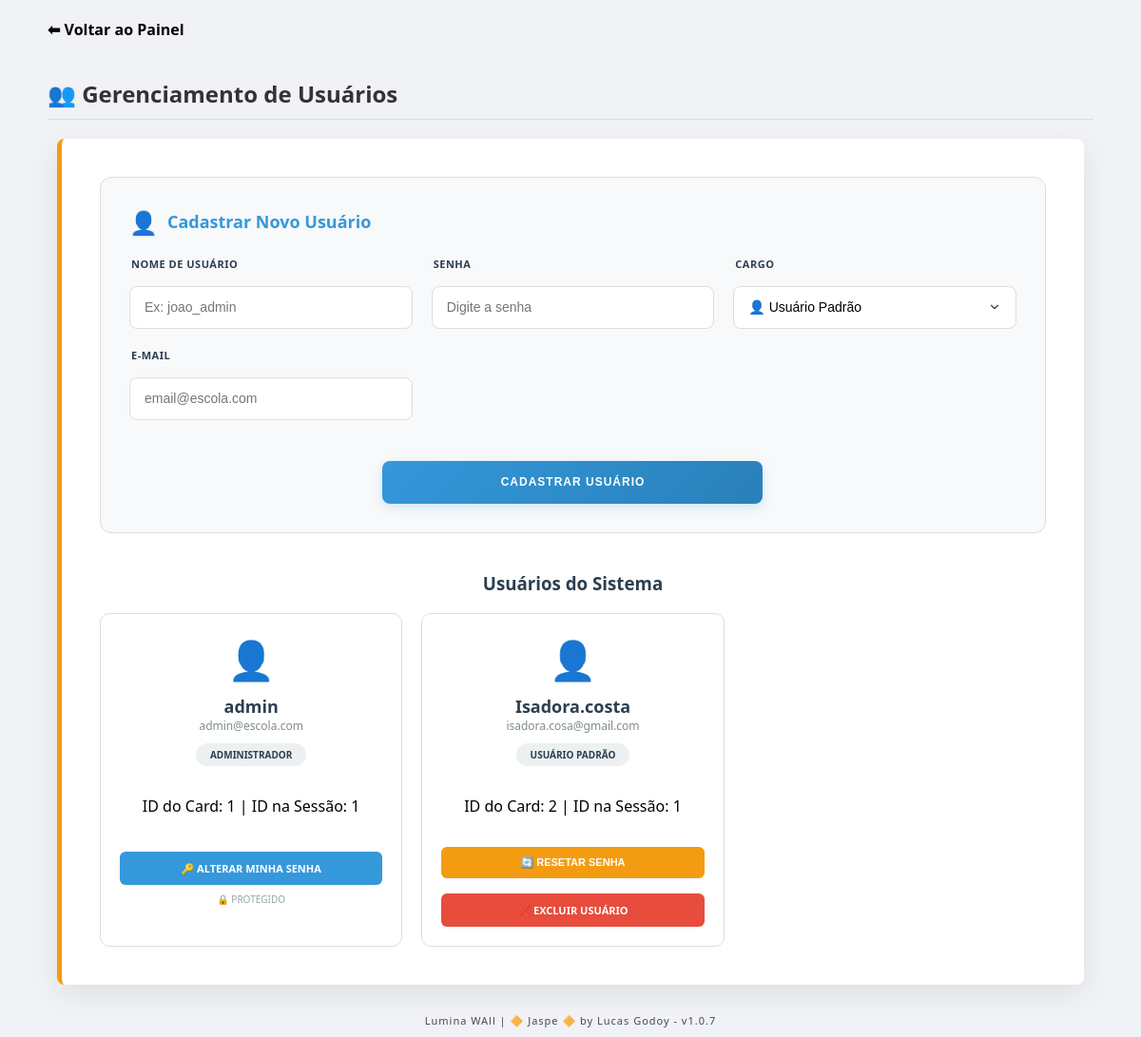
/usuarios (signed in), run on the app's committed database.
### tables this page shows
CREATE TABLE usuarios (
            id INTEGER PRIMARY KEY AUTOINCREMENT,
            username TEXT UNIQUE NOT NULL,
            password TEXT NOT NULL,
            role TEXT DEFAULT 'user',
            email TEXT,
            ip TEXT,
            user_agent TEXT,
            reset_prio INTEGER DEFAULT 0
        );

### app.py (the view, shortened to what this page needs)
@app.route('/usuarios', methods=['GET', 'POST'])
@admin_required
def gerenciar_usuarios():
    conn = get_db_connection()
    users = conn.execute('SELECT * FROM usuarios').fetchall()
    conn.close()
    return render_template('usuarios.html', usuarios=users)

### app.py (called while the page is built, shortened)
@app.context_processor
def inject_version():
    return dict(current_version=f"{EDITION} {VERSION}")

def get_db_connection():
    conn = sqlite3.connect(DB_PATH) # Usa o caminho fixo
    conn.row_factory = sqlite3.Row
    return conn

def admin_required(f):
    @functools.wraps(f)
    def decorated_function(*args, **kwargs):
        if not session.get("logged_in"):
            return redirect(url_for('login'))
        return f(*args, **kwargs)
    return decorated_function

### templates/usuarios.html (shortened to what this page needs)
<!DOCTYPE html>
<html lang="pt-br">
<head>
    <link rel="stylesheet" href="{{ url_for('static', filename='css/admin_style.css') }}">
</head>
<body>
<div class="body-title">
	<div class="container-title">
		<a href="/admin" class="voltar">⬅ Voltar ao Painel</a>
		<div>
			<h2-title>👥 Gerenciamento de Usuários</h2-title>
		</div>
	</div>
</div>
<div class="container" style="margin-top: 0px !important; border-left: 5px solid #f39c12;">
        <div class="upload-section">
            <div class="upload-header" style="margin-bottom: 20px; display: flex; align-items: center; gap: 10px;">
                <span style="font-size: 24px;">👤</span>
                <h3 style="margin: 0; color: var(--primary);">Cadastrar Novo Usuário</h3>
            </div>
            <form action="/usuarios" method="post" class="user-form-grid">
                <div class="form-group">
                    <label style="font-size: 11px; font-weight: 700; color: var(--secondary); text-transform: uppercase; margin-bottom: 8px; display: block;">Nome de Usuário</label>
                    <input type="text" name="username" placeholder="Ex: joao_admin" required>
                </div>
                <div class="form-group">
                    <label style="font-size: 11px; font-weight: 700; color: var(--secondary); text-transform: uppercase; margin-bottom: 8px; display: block;">Senha</label>
                    <input type="password" name="password" placeholder="Digite a senha" required>
                </div>
                <div class="form-group">
                    <label style="font-size: 11px; font-weight: 700; color: var(--secondary); text-transform: uppercase; margin-bottom: 8px; display: block;">Cargo</label>
                    <select name="role" required>
                        <option value="user">👤 Usuário Padrão</option>
                    </select>
                </div>
                <div class="form-group">
                    <label style="font-size: 11px; font-weight: 700; color: var(--secondary); text-transform: uppercase; margin-bottom: 8px; display: block;">E-mail</label>
                    <input type="email" name="email" placeholder="email@escola.com" required
                           style="width: 100%; height: 45px; border: 1.5px solid var(--border); border-radius: 8px; padding: 0 15px;">
                </div>
                <div class="full-width-btn">
                    <button type="submit" class="btn btn-primary">CADASTRAR USUÁRIO</button>
                </div>
            </form>
        </div>
        <h3 style="margin-top: 40px; color: var(--secondary); text-align: center;">Usuários do Sistema</h3>
        <div class="grid">
            {% for user in usuarios %}
            <div class="card" style="display: flex; flex-direction: column; align-items: center; text-align: center; padding: 20px;">
                <div style="font-size: 40px; margin-bottom: 10px;">👤</div>
                <strong style="color: var(--secondary); font-size: 18px;">{{ user.username }}</strong>
                <span style="font-size: 12px; color: #7f8c8d; margin-bottom: 10px;">{{ user.email }}</span>
                <span class="badge" style="background: #ecf0f1; padding: 5px 15px; border-radius: 20px; font-size: 10px; font-weight: bold; text-transform: uppercase; color: #2c3e50;">
                    {{ 'ADMINISTRADOR' if user.role == 'admin' else 'USUÁRIO PADRÃO' }}
                </span>
                <div style="display: flex; flex-direction: column; gap: 8px; width: 100%; margin-top: 15px;">
				<p>ID do Card: {{ user.id }} | ID na Sessão: {{ session.get('user_id') }}</p>
                    {% if user.id == 1 and session.get('user_id') == 1 %}
						<div style="width: 100%; margin-top: 5px;">
							<a href="{{ url_for('alterar_minha_senha') }}" class="btn"
							   style="background-color: var(--primary); font-size: 11px; width: 100%; text-decoration: none; display: block; color: white; padding: 10px; text-align: center; border-radius: 6px; font-weight: bold;">
								🔑 ALTERAR MINHA SENHA
							</a>
						</div>
					{% endif %}
					{% if session['role'] == 'admin' %}
						<div style="width: 100%;">
							{% if user.id != 1 %}
								<form action="{{ url_for('resetar_senha', id=user.id) }}" method="post" style="width: 100%;">
									<button type="submit" class="btn" style="background-color: #f39c12; font-size: 11px; width: 100%; color: white;"
											onclick="return confirm('Resetar senha de {{ user.username }} para padrão: 123456?')">
										🔄 RESETAR SENHA
									</button>
								</form>
							{% else %}
								<span style="font-size: 10px; color: #95a5a6; display: block; text-align: center;">🔒 PROTEGIDO</span>
							{% endif %}
						</div>
					{% endif %}
                        {% if user.username != session['username'] %}
							{% if user.id != 1 %}
								<a href="{{ url_for('deletar_usuario', id=user.id) }}" class="btn btn-delete"
								   style="background-color: #e74c3c; font-size: 11px; text-decoration: none; display: block; color: white; padding: 10px;"
								   onclick="return confirm('Excluir este usuário?')">
								   ❌ EXCLUIR USUÁRIO
								</a>
							{% else %}
								<span style="font-size: 10px; color: #95a5a6; display: block; text-align: center; margin-top: 10px;">🔒 CONTA PROTEGIDA</span>
							{% endif %}
						{% endif %}
                </div>
            </div>
            {% endfor %}
        </div>
</div>
	{% include 'footer.html' %}
</body>
</html>

### templates/footer.html
<footer class="version-footer">
    <p>Lumina WAll | {{ current_version }}</p>
</footer>

### data on the page
usuarios: username "admin", email "admin@escola.com", role "ADMINISTRADOR", id "1", get "1", shows "🔒 PROTEGIDO"
usuarios: username "Isadora.costa", email "isadora.cosa@gmail.com", role "USUÁRIO PADRÃO", id "2", get "1"

### other printed values
{{ current_version }} "️🔶 Jaspe 🔶 by Lucas Godoy - v1.0.7"
